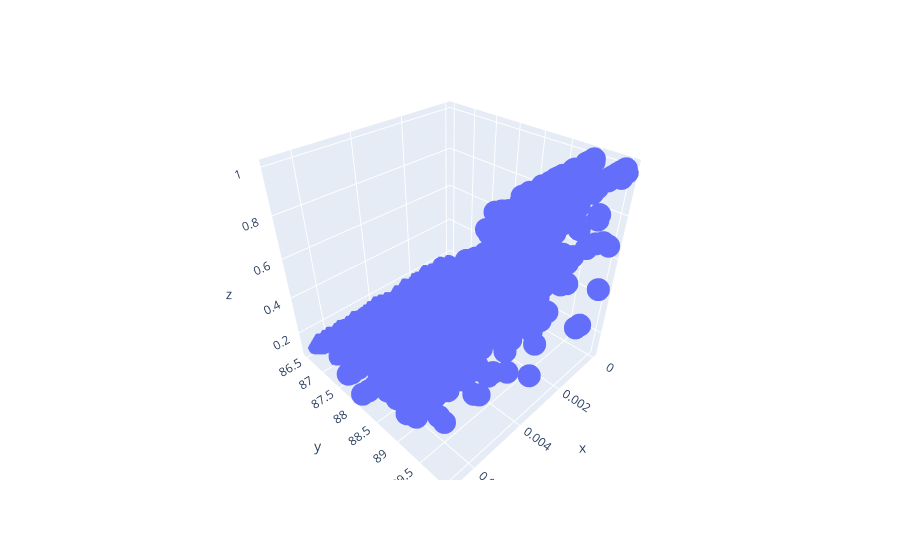

Notebook code cell kept with this figure:
### Code cell
true_angles = df['Pitch angle [degrees]'].values

fig, ax1 = plt.subplots(1, 3, figsize=(24, 8))


ax1[0].hist(efficiencies10, bins=8)
ax1[0].set_xlabel('Efficiency at 10% FPR')
ax1[0].set_ylabel('Frequency')
ax1[0].set_title('Efficiency at 10% FPR distribution')
ax1[0].grid(True)

ax1[1].hist(efficiencies5, bins=8)
ax1[1].set_xlabel('Efficiency at 5% FPR')
ax1[1].set_ylabel('Frequency')
ax1[1].set_title('Efficiency at 5% FPR distribution')
ax1[1].grid(True)

ax1[2].hist(efficiencies1, bins=8)
ax1[2].set_xlabel('Efficiency at 1% FPR')
ax1[2].set_ylabel('Frequency')
ax1[2].set_title('Efficiency at 1% FPR distribution')
ax1[2].grid(True)

# create labels for a legend 

ax1[0].legend(labels)
ax1[1].legend(labels)
ax1[2].legend(labels)

plt.tight_layout()

plt.savefig('../figures/harmonic_efficiencies.png')

plt.show()

# Replicate the above plot but let us plot the radii and pitch angle on a 3d plot and the efficiency will be a Z value or a colour map

fig = plt.figure(figsize=(12, 8))
ax = fig.add_subplot(111, projection='3d')

for i in range(len(radii_magnitude_container)):
    ax.scatter(radii_magnitude_container[i], angles[i], efficiencies10[i], label=labels[i])

ax.set_xlabel('Radii')
ax.set_ylabel('Pitch angle')
ax.set_zlabel('Efficiency at 10% FPR')

plt.tight_layout()
plt.legend()

plt.savefig('../figures/harmonic_3d_efficiencies.png')

plt.show()

### Replicate the above plot but do it with plotly so it is interactive

import plotly.express as px

fig = px.scatter_3d(x=np.reshape(radii_magnitude_container, -1), y=true_angles, z=np.reshape(efficiencies10,-1))

fig.show()

### Figure 1 — Plotly figure (JSON) as saved in the notebook; plotly's stock layout.template omitted (floating-point values rounded to 4 significant figures; data arrays with more than 128 entries replaced by an {"elided": "..."} marker saying what was removed)
{"data": [{"hovertemplate": "x=%{x}<br>y=%{y}<br>z=%{z}<extra></extra>", "legendgroup": "", "marker": {"color": "#636efa", "symbol": "circle"}, "mode": "markers", "name": "", "scene": "scene", "showlegend": false, "type": "scatter3d", "x": {"elided": "800 float values"}, "y": {"elided": "800 float values"}, "z": {"elided": "800 float values"}}], "layout": {"legend": {"tracegroupgap": 0}, "margin": {"t": 60}, "scene": {"domain": {"x": [0, 1], "y": [0, 1]}, "xaxis": {"title": {"text": "x"}}, "yaxis": {"title": {"text": "y"}}, "zaxis": {"title": {"text": "z"}}}}}
